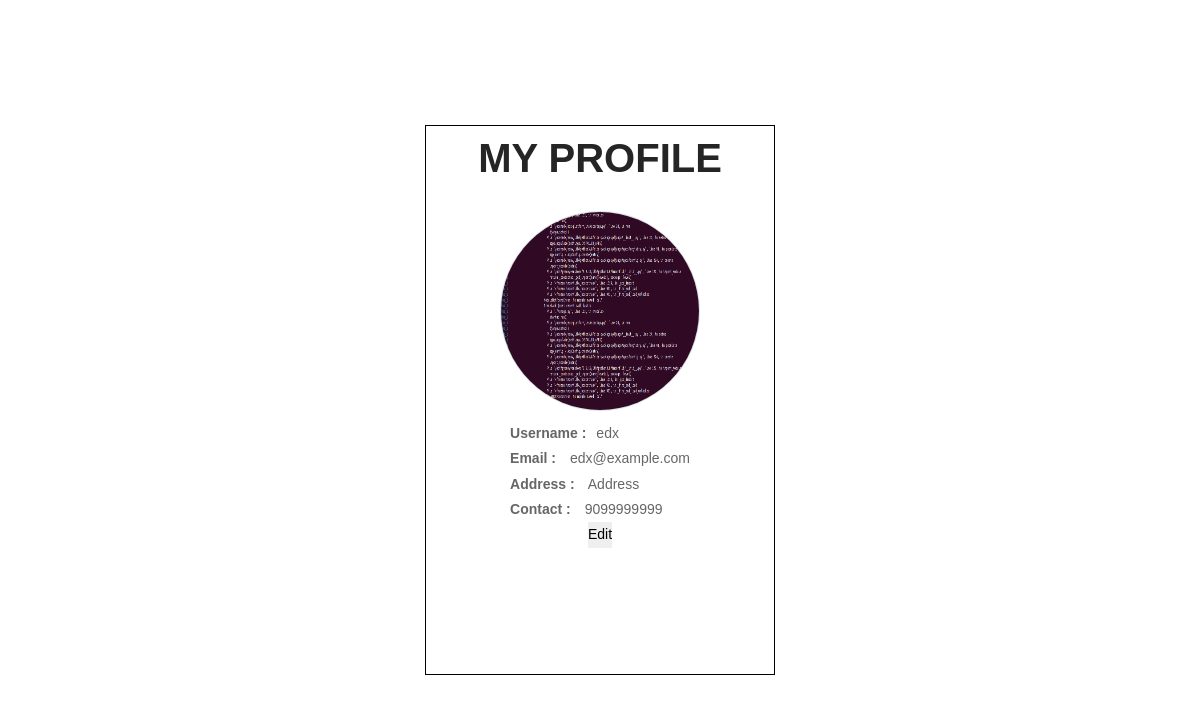
Screenshot of /acc/myprofile/edx (signed in) with the database file from the repository.
### account/models.py (models this page shows)
class UserData(models.Model):
    username=models.OneToOneField(User,on_delete=models.CASCADE)
    email=models.EmailField(max_length=200)
    address=models.CharField(max_length=300)
    contact=models.CharField(max_length=15)
    profile_image=models.ImageField(upload_to='profile',null=True,default = None)

### account/views.py (the view)
# urls.py: path('myprofile/<str:username>',views.myprofile,name='myprofile'),
@login_required
def myprofile(request,username):
    context={}
    user = User.objects.get(username=username)
    try:
        UserData.objects.get(username =user)
        profile = UserData.objects.get(username =user)
        context['profile']=profile
    except ObjectDoesNotExist:
        try:
            profile2=Sellers.objects.get(user=user)
            context['profile2']=profile2
        except ObjectDoesNotExist:
            redirect('/acc/login/')
    context['is_edit']=False
    return render (request=request, template_name="account/myprofile.html",context=context)

### templates/account/myprofile.html (shortened to what this page needs)
{%extends "main/base.html"%}
{% block main-content%}
<div class="profile-page">
   <h6 class="customer_taital">My Profile</h6>
   {%if profile and not is_edit%}
      <div class="profile-image">
         <img src="{{MEDIA_ROOT}}/{{profile.profile_image}}" class="rounded-circle border" >
      </div>
      <div class="profile-info">
         <label class="label-bold">Username :</label>{{profile.username}}
         <br>
         <label  class="label-bold">Email :</label>
         {{profile.email}}
         <br>
         <label  class="label-bold">Address :</label>
         {{profile.address}}
         <br>
         <label  class="label-bold">Contact :</label>
         {{profile.contact}}
         {% endif %}
         </div>
         <form method='POST' action='/edit_profile/'>
         <button> Edit </button>
         </form>
      </div>
{% endblock%}

### main/static/css/mybase.css (style rules this page uses)
html { scroll-behavior: smooth; }
.profile-page { width: 350px; height: 550px; margin: auto; position: absolute; top: 0; left: 0; bottom: 0; right: 0; border: 1px solid black; display: flex; flex-direction: column; align-items: center; }
.profile-info { display: flex-root; align-items: center; margin-top: 10px; }
.label-bold { font-weight: bold; margin-right: 10px; }
.profile-image img { max-width: 100%; max-height: 100%; border-radius: 50%; }
.rounded-circle { border: 1px solid #808080 !important; width: 200px; height: 200px; }
.profile-image { display: flex; justify-content: center; align-items: center; margin-top: 20px; }

### main/static/css/style.css (style rules this page uses)
* { box-sizing: border-box !important; transition: ease all 0.5s; }
html { scroll-behavior: smooth; }
body { color: #666666; font-size: 14px; line-height: 1.80857; font-weight: normal; overflow-x: hidden; font-family: 'Open Sans', sans-serif; }
h1, h2, h3, h4, h5, h6 { letter-spacing: 0; font-weight: normal; position: relative; padding: 10px 0 10px 0; font-weight: normal; line-height: normal; color: #111111; margin: 0 }
h6 { font-size: 13px }
*, *::after, *::before { -webkit-box-sizing: border-box; -moz-box-sizing: border-box; box-sizing: border-box; }
img { max-width: 100%; height: auto; }
button { border: 0; margin: 0; padding: 0; cursor: pointer; }
.customer_taital { width: 100%; float: left; font-size: 40px; text-transform: uppercase; text-align: center; color: #252525; font-weight: bold; }

### main/static/css/order.css (style rules this page uses)
body { padding: 0px 0px 0px 0px; font-family: Rs.font-default; font-weight: 100; }
label { color: $color-label; }

### rows the page displays
UserData: profile_image (picture), username "edx", email "edx@example.com", address "Address", contact "9099999999"
